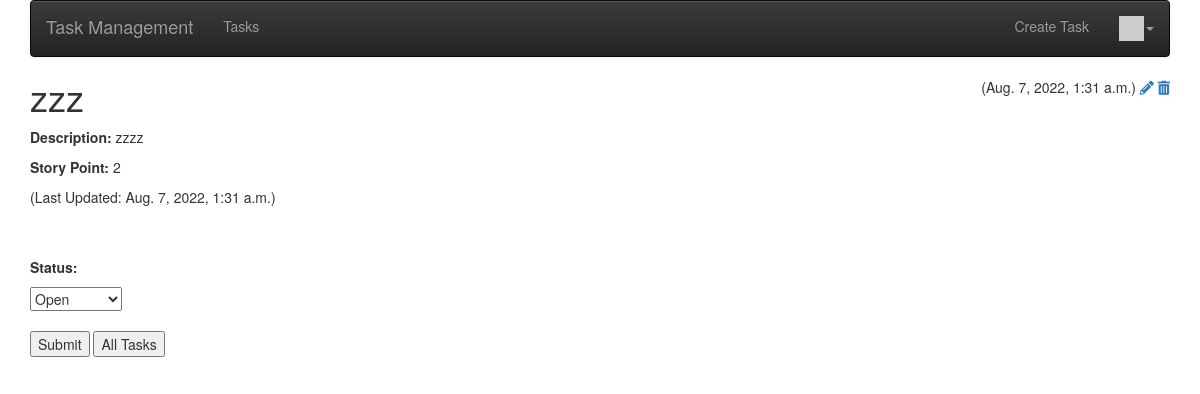
/tasks/34/ (signed in), run on an earlier commit of the app's database.
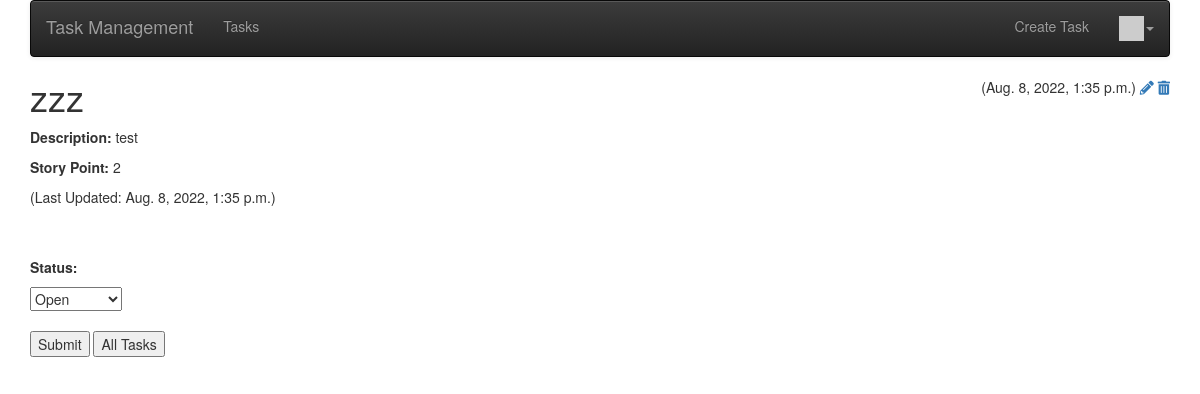
And on a later commit of the database.
### task/models.py (models this page shows, shortened)
class Task(models.Model):
    title = models.CharField(
        max_length=200,
        validators=[MinLengthValidator(2, "Title must be greater than 2 characters")]
    )
    description = models.TextField()
    owner = models.ForeignKey('auth.User', on_delete=models.CASCADE)
    story_point = models.PositiveSmallIntegerField(null=True)
    created_at = models.DateTimeField(auto_now_add=True)
    updated_at = models.DateTimeField(auto_now=True)

### task/views.py (the view)
# urls.py: path('<int:pk>/', views.TaskDetailView.as_view(), name='task_detail'),
class TaskDetailView(APIView):
    queryset = Task.objects.all()
    renderer_classes = [TemplateHTMLRenderer]
    serializer_class = TaskSerializer
    template_name = "task/detail.html"
    def get(self, request, pk):
        task = get_object_or_404(Task, id=pk)
        status_list = Status.objects.filter(task=task).order_by('-updated_at')
        status_serializer = StatusSerializer()
        ctx = {'task': task, 'status_list': status_list, 'status_serializer': status_serializer,
               "choices": Status.status_list}
        return Response(ctx)

### home/templatetags/app_tags.py (called while the page is built)
@register.filter(name='gravatar')
def gravatar(user, size=35):
    email = str(user.email.strip().lower()).encode('utf-8')
    email_hash = md5(email).hexdigest()
    url = "//www.gravatar.com/avatar/{0}?s={1}&d=identicon&r=PG"
    return url.format(email_hash, size)

### task/templates/task/detail.html (shortened to what this page needs)
{% extends "base_menu.html" %}
{% block content %}
<span style="float: right;">
  ({{ task.updated_at }})
  {% if task.owner == user %}
    <a href="{% url 'tasks:task_update' task.id %}"><i class="fa fa-pencil"></i></a>
    <a href="{% url 'tasks:task_delete' task.id %}"><i class="fa fa-trash"></i></a>
  {% endif %}
</span>
<h1>{{ task.title }}</h1>
<p>
  <strong> Description: </strong> {{ task.description }}
</p>
<p>
  <strong> Story Point: </strong> {{ task.story_point }}
</p>
<p>
  (Last Updated: {{ task.updated_at }})
</p>
<br>
{% if task.owner == user %}
  <p>
    <strong> Status: </strong>
  </p>
  <form method="post" action="{% url 'tasks:status_updated' task.id %}">
    <select class="dropdown" name="status">
      {% for key, choice in choices %}
        <option value="{{ choice }}">{{ choice }}</option>
      {% endfor %}
    </select>
    <br>
    <p>
      <input type="submit" value="Submit">
      <input type="submit" value="All Tasks" onclick="window.location.href='{% url 'tasks:all' %}';return false;">
    </p>
  </form>
{% endif %}
{% endblock %}

What changed in the data, as far as the page shows it:
changed Task "zzz": updated_at "Aug. 7, 2022, 1:31 a.m." → "Aug. 8, 2022, 1:35 p.m."; description "zzzz" → "test"
